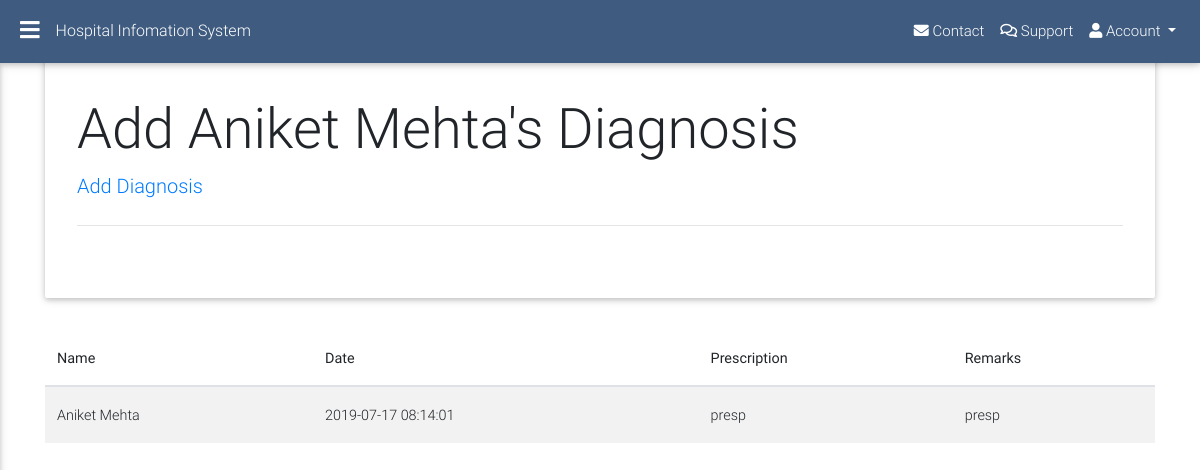
The app's page /src/patients/viewDiag.php?t_id=1&id=16 (signed in) with its own data.
### tables this page shows
CREATE TABLE `patients` (
  `user_id` int(11) NOT NULL,
  `firstname` varchar(256) DEFAULT NULL,
  `lastname` varchar(256) DEFAULT NULL,
  `dob` date DEFAULT NULL,
  `address` text DEFAULT NULL,
  `married` varchar(256) DEFAULT NULL,
  `dor` date DEFAULT NULL,
  `contact` varchar(256) DEFAULT NULL,
  `referred` varchar(30) DEFAULT NULL,
  `reason` varchar(100) DEFAULT NULL
);

CREATE TABLE `diagnosis` (
  `diag_id` int(11) NOT NULL,
  `user_id` int(11) NOT NULL,
  `temp` varchar(256) DEFAULT NULL,
  `bp` varchar(256) DEFAULT NULL,
  `presp1` varchar(256) DEFAULT NULL,
  `test_id` int(11) DEFAULT NULL,
  `remarks` varchar(256) DEFAULT NULL,
  `created` timestamp NULL DEFAULT current_timestamp()
);

### includes/dao.php (called while the page is built, shortened)
<?php
include "header.php";
include "sidenav.php";
include "jumbo.php";
$jumbo = new jumbo;

### includes/patients/PatientsController.php (called while the page is built, shortened)
<?php
class PatientsController
{
    public function viewDiag($id)
    {
        $db = new DBconnection();
        $dbConn = $db->getConnection();
        return $dbConn->query("SELECT patients.*, diagnosis.*
                                FROM patients
                                LEFT JOIN diagnosis
                                ON patients.user_id = diagnosis.user_id
                                WHERE patients.user_id = '$id' LIMIT 1");
    }
}

### src/patients/viewDiag.php (the view, shortened to what this page needs)
<?php include "../../includes/dao.php" ?>
<?php include "../../includes/patients/PatientsController.php";
$patients = new PatientsController();
$GetPatient = $patients->viewDiag($_GET['id']);
$patient = $GetPatient->fetch(PDO::FETCH_ASSOC);
?>
<div class="container">
    <?= $jumbo->getJumbo("Add " . $patient['firstname'] . " " . $patient['lastname'] . "'s Diagnosis", "<a href='addDiagnosis.php?id=" . $patient['user_id'] . "'>Add  Diagnosis</a>") ?>
    <table class="table table-striped table-hover">
        <thead>
            <th>Name</th>
            <th>Date</th>
            <th>Prescription</th>
            <th>Remarks</th>
        </thead>
        <tbody>
            <td><?= $patient['firstname'] ?> <?= $patient['lastname'] ?></td>
            <td><?= $patient['created'] ?></td>
            <td>
                <?= $patient['presp1'] ?>
            </td>
            <td><?= $patient['remarks'] ?></td>
        </tbody>
    </table>
</div>
<?php include "../../includes/footer.php"; ?>

### records on screen
patients: firstname "Aniket", lastname "Mehta", diagnosis.created "2019-07-17 08:14:01", diagnosis.presp1 "presp", diagnosis.remarks "presp"

### other values on screen
$title "Add Aniket Mehta's Diagnosis"
$detail "Add Diagnosis"
